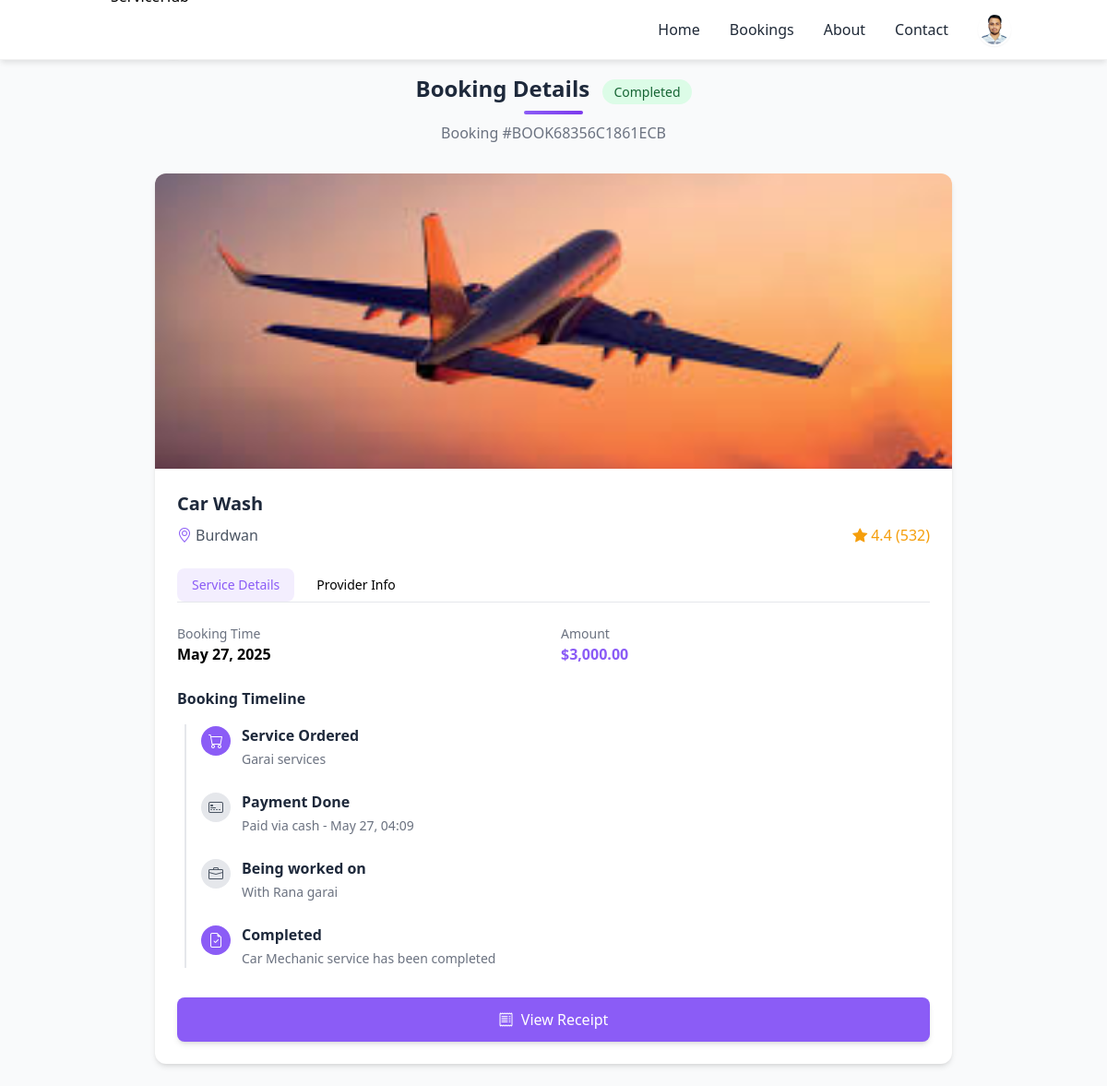
The page /Homepage/booking_status.php?booking_id=17 (signed in) on the database its author committed.
### tables this page shows
CREATE TABLE `users` (
  `user_id` int(11) NOT NULL,
  `name` varchar(50) NOT NULL,
  `dob` date NOT NULL,
  `email` varchar(50) NOT NULL,
  `password` varchar(30) NOT NULL,
  `phone` varchar(15) NOT NULL,
  `address` text NOT NULL,
  `image` text NOT NULL,
  `created_at` timestamp NOT NULL DEFAULT current_timestamp(),
  `updated_at` timestamp NOT NULL DEFAULT current_timestamp()
);

CREATE TABLE `booking` (
  `booking_id` int(11) NOT NULL,
  `user_id` int(11) NOT NULL,
  `service_id` int(11) NOT NULL,
  `provider_id` int(11) NOT NULL,
  `booking_status` enum('pending','accepted','rejected','completed') NOT NULL,
  `booking_time` datetime NOT NULL,
  `amount` int(11) NOT NULL,
  `payment_method` enum('card','paypal','upi','cash') NOT NULL,
  `payment_status` enum('pending','success','failed','refunded') NOT NULL,
  `transaction_id` varchar(100) NOT NULL,
  `created_at` timestamp NOT NULL DEFAULT current_timestamp(),
  `booking_no` varchar(100) NOT NULL,
  `reason` text NOT NULL,
  `subservice_id` int(100) NOT NULL
);

CREATE TABLE `service_providers` (
  `provider_id` int(11) NOT NULL,
  `image` text NOT NULL,
  `service_id` int(10) NOT NULL,
  `description` text NOT NULL,
  `approved_action` enum('pending','approved','rejected') NOT NULL,
  `created_at` timestamp NOT NULL DEFAULT current_timestamp(),
  `businessname` varchar(50) NOT NULL,
  `lisenceno` text NOT NULL,
  `identityno` text NOT NULL,
  `identityimage` text NOT NULL,
  `email` text NOT NULL,
  `phone` varchar(15) DEFAULT NULL,
  `provider_name` varchar(100) NOT NULL,
  `password` text NOT NULL,
  `address` text NOT NULL
);

CREATE TABLE `subservice` (
  `subservice_id` int(11) NOT NULL,
  `service_id` int(11) NOT NULL,
  `subservice_name` varchar(40) NOT NULL,
  `service_des` text NOT NULL,
  `image` text NOT NULL
);

### Homepage/booking_status.php (the view, shortened to what this page needs)
<?php
include "navbar.php";
$booking_id = isset($_GET['booking_id']) ? $_GET['booking_id'] : (isset($_GET['id']) ? $_GET['id'] : null);
$booking_id = (int)$booking_id;
$booking_query = $conn->prepare("SELECT b.*, s.service_name, p.provider_name, p.businessname, p.image as provider_image, p.email as provider_email, p.phone as provider_phone, p.address as provider_address
                                FROM booking b
                                JOIN service s ON b.service_id = s.service_id
                                JOIN service_providers p ON b.provider_id = p.provider_id
                                WHERE b.booking_id = ? AND b.user_id = ?");
$booking_query->bind_param("ii", $booking_id, $user_id);
$booking_query->execute();
$booking_result = $booking_query->get_result();
$booking = $booking_result->fetch_assoc();
$timeline_statuses = [
  'ordered' => [
    'icon' => 'bi-cart',
    'title' => 'Service Ordered',
    'description' => $booking['businessname'],
    'active' => true
  ],
  'payment' => [
    'icon' => 'bi-credit-card-2-front',
    'title' => 'Payment Done',
    'description' => 'Paid via ' . $booking['payment_method'] . ' - ' . date('M j, H:i', strtotime($booking['created_at'])),
    'active' => $booking['payment_status'] === 'completed'
  ],
  'working' => [
    'icon' => 'bi-briefcase',
    'title' => in_array(strtolower($booking['booking_status']), ['rejected', 'cancelled']) ? 'Service Not Started' : 'Being worked on',
    'description' => 'With ' . $booking['provider_name'],
    'active' => in_array(strtolower($booking['booking_status']), ['accepted', 'approved', 'pending', 'in progress'])
  ],
  'completed' => [
    'icon' => 'bi-file-earmark-check',
    'title' => ucfirst($booking['booking_status']),
    'description' => $booking['service_name'] . ' service has been ' . $booking['booking_status'],
    'active' => in_array(strtolower($booking['booking_status']), ['completed', 'rejected', 'cancelled'])
  ]
];
$status_colors = [
  'pending' => 'bg-amber-100 text-amber-800',
  'accepted' => 'bg-blue-100 text-blue-800',
  'approved' => 'bg-purple-100 text-purple-800',
  'completed' => 'bg-green-100 text-green-800',
  'rejected' => 'bg-red-100 text-red-800',
  'cancelled' => 'bg-gray-100 text-gray-800'
];
$status_color = $status_colors[strtolower($booking['booking_status'])] ?? 'bg-purple-100 text-purple-800';
?>
<!DOCTYPE html>
<html lang="en">
<head>
  <script src="https://cdn.tailwindcss.com"></script>
  <link rel="stylesheet" href="https://cdnjs.cloudflare.com/ajax/libs/font-awesome/6.5.1/css/all.min.css">
  <link rel="stylesheet" href="https://cdn.jsdelivr.net/npm/bootstrap-icons@1.10.5/font/bootstrap-icons.css">
  <link rel="stylesheet" href="hideScrollbar.css">
</head>
<body class="bg-gray-50 font-sans antialiased">
  <div class="container mx-auto px-4 py-6 max-w-4xl">
    <div class="mb-4">
      <a href="javascript:history.back()" class="inline-flex items-center justify-center w-10 h-10 bg-white rounded-full shadow-sm hover:bg-gray-50 transition-all">
      </a>
    </div>
    <div class="text-center mb-8">
      <h1 class="text-2xl font-bold text-dark mb-2 relative pb-3 after:content-[''] after:absolute after:bottom-0 after:left-1/2 after:-translate-x-1/2 after:w-16 after:h-1 after:bg-gradient-to-r after:from-primary after:to-secondary after:rounded-full">
        Booking Details
        <span class="status-badge <?php echo $status_color; ?> ml-2">
          <?php echo ucfirst($booking['booking_status']); ?>
        </span>
      </h1>
      <p class="text-gray-500">Booking #<?php echo $booking['booking_no']; ?></p>
    </div>
    <div class="bg-white rounded-xl shadow-md overflow-hidden">
      <div class="h-64 md:h-80 overflow-hidden">
        <img
          src="../s_pro/uploads2/<?php echo htmlspecialchars($booking['provider_image']); ?>"
          alt="<?php echo htmlspecialchars($booking['provider_name']); ?>"
          class="w-full h-full object-cover">
      </div>
      <div class="p-6">
        <?php
        $id = $booking['subservice_id'];
        $res = mysqli_query($conn, "select * from subservice where subservice_id=$id");
        $row = mysqli_fetch_assoc($res);
        ?>
        <h2 class="text-xl font-bold text-dark mb-2"><?php echo htmlspecialchars($row['subservice_name']); ?></h2>
        <div class="flex flex-wrap items-center justify-between gap-3 mb-6">
          <div class="flex items-center text-gray-600">
            <i class="bi bi-geo-alt mr-1 text-primary"></i>
            <span><?php echo htmlspecialchars($booking['provider_address']); ?></span>
          </div>
          <div class="flex items-center text-amber-500">
            <i class="bi bi-star-fill mr-1"></i>
            <span>4.4 (532)</span>
          </div>
        </div>
        <div class="flex border-b border-gray-200 mb-6">
          <button
            id="details-tab"
            class="nav-tab active mr-2"
            onclick="switchTab('details')">
            Service Details
          </button>
          <button
            id="provider-tab"
            class="nav-tab"
            onclick="switchTab('provider')">
            Provider Info
          </button>
        </div>
        <div id="details-content" class="tab-content">
          <div class="grid grid-cols-1 md:grid-cols-2 gap-4 mb-6">
            <div>
              <p class="text-gray-500 text-sm">Booking Time</p>
              <p class="font-semibold"><?php echo date('F j, Y', strtotime($booking['booking_time'])); ?></p>
            </div>
            <div>
              <p class="text-gray-500 text-sm">Amount</p>
              <p class="font-semibold text-primary">$<?php echo number_format($booking['amount'], 2); ?></p>
            </div>
          </div>
          <h3 class="font-semibold text-dark mb-4">Booking Timeline</h3>
          <div class="timeline">
            <?php foreach ($timeline_statuses as $status): ?>
              <div class="timeline-item">
                <div class="timeline-icon <?php echo $status['active'] ? 'bg-primary text-white' : 'bg-gray-200 text-gray-600'; ?>">
                  <i class="bi <?php echo $status['icon']; ?>"></i>
                </div>
                <div class="timeline-content">
                  <h4 class="font-semibold text-dark mb-1"><?php echo $status['title']; ?></h4>
                  <p class="text-gray-500 text-sm"><?php echo $status['description']; ?></p>
                </div>
              </div>
            <?php endforeach; ?>
          </div>
        </div>
        <div class="mt-8">
          <?php if (strtolower($booking['booking_status']) === 'pending'): ?>
            <button
              class="w-full py-3 bg-gradient-to-r from-red-500 to-rose-600 text-white rounded-lg shadow-md hover:shadow-lg transition-all"
              onclick="document.getElementById('cancel-modal').classList.remove('hidden')">
              Cancel Booking
            </button>
          <?php elseif (strtolower($booking['booking_status']) === 'completed'): ?>
            <button class="w-full py-3 bg-primary text-white rounded-lg shadow-md hover:shadow-lg transition-all">
              <i class="bi bi-receipt mr-1"></i> View Receipt
            </button>
          <?php else: ?>
            <button class="w-full py-3 bg-gray-300 text-gray-600 rounded-lg cursor-not-allowed">
              <?php echo ucfirst($booking['booking_status']); ?>
            </button>
          <?php endif; ?>
        </div>
      </div>
    </div>
  </div>
</body>
</html>

### Homepage/navbar.php (shortened to what this page needs)
<?php
include_once "db_connect.php";
if (isset($_SESSION['user_id'])) {
    $user_id = $_SESSION['user_id'];
    $query = "SELECT * FROM users WHERE user_id = ?";
    $stmt = mysqli_prepare($conn, $query);
    mysqli_stmt_bind_param($stmt, "i", $user_id);
    mysqli_stmt_execute($stmt);
    $result = mysqli_stmt_get_result($stmt);
    $user = mysqli_fetch_assoc($result);
    $image = $user['image'] ?? '';
    $displayImage = !empty($image) ? $image : 'default.jpg';
}
?>
<!DOCTYPE html>
<html lang="en">
<head>
    <script src="https://cdn.tailwindcss.com"></script>
    <link rel="stylesheet" href="https://cdnjs.cloudflare.com/ajax/libs/font-awesome/6.5.1/css/all.min.css">
</head>
<body>
    <nav class="navbar fixed top-0 w-full z-50 px-5">
        <div class="container mx-auto px-4">
            <div class="flex items-center justify-between h-16">
                <a href="home.php" class="flex items-center">
                    <img src="assets/images/logo.png" alt="ServiceHub" class="h-24 w-auto">
                </a>
                <div class="hidden md:flex items-center space-x-8">
                    <a href="home.php" class="nav-link text-gray-800 font-medium">Home</a>
                    <a href="cart.php" class="nav-link text-gray-800 font-medium">Bookings</a>
                    <a href="about.php" class="nav-link text-gray-800 font-medium">About</a>
                    <a href="contact.php" class="nav-link text-gray-800 font-medium">Contact</a>
                    <?php if (isset($_SESSION['user_id'])): ?>
                        <a href="profile.php" class="flex items-center space-x-2">
                            <img src="assets/images/<?php echo $displayImage; ?>" alt="Profile" class="user-avatar w-9 h-9 rounded-full object-cover shadow-sm">
                        </a>
                    <?php else: ?>
                        <a href="/ServiceHub/Signup_Login/login.php" class="btn-primary px-4 py-2 rounded-full text-white font-medium">
                            Sign In
                        </a>
                    <?php endif; ?>
                </div>
            </div>
        </div>
    </nav>

### Homepage/hideScrollbar.css (style rules this page uses)
html { overflow: scroll; overflow-x: hidden; }

### Homepage/navbar.php (style rules this page uses)
:root { --primary: #AD46FF; --primary-hover: #9820f7; }
.navbar { backdrop-filter: blur(12px); background: rgba(255, 255, 255, 0.95); box-shadow: 0 4px 6px -1px rgba(0, 0, 0, 0.1); border-bottom: 1px solid rgba(0, 0, 0, 0.05); }
.nav-link { position: relative; transition: all 0.2s ease; }
.nav-link::after { content: ''; position: absolute; bottom: -2px; left: 0; width: 0; height: 2px; background: var(--primary); transition: width 0.2s ease; }
.active { color: var(--primary); }
.active::after { width: 100%; }
.user-avatar { transition: all 0.2s ease; border: 2px solid transparent; }

### rows shown on the page
users: image (picture)
booking: booking_status "Completed", booking_no "BOOK68356C1861ECB", provider.image (picture), provider.address "Burdwan", booking_time "May 27, 2025", amount "3,000.00"
subservice: subservice_name "Car Wash"

### other values the page prints
$status['title'] "Service Ordered"
$status['description'] "Garai services"
$status['title'] "Payment Done"
$status['description'] "Paid via cash - May 27, 04:09"
$status['title'] "Being worked on"
$status['description'] "With Rana garai"
$status['title'] "Completed"
$status['description'] "Car Mechanic service has been completed"
